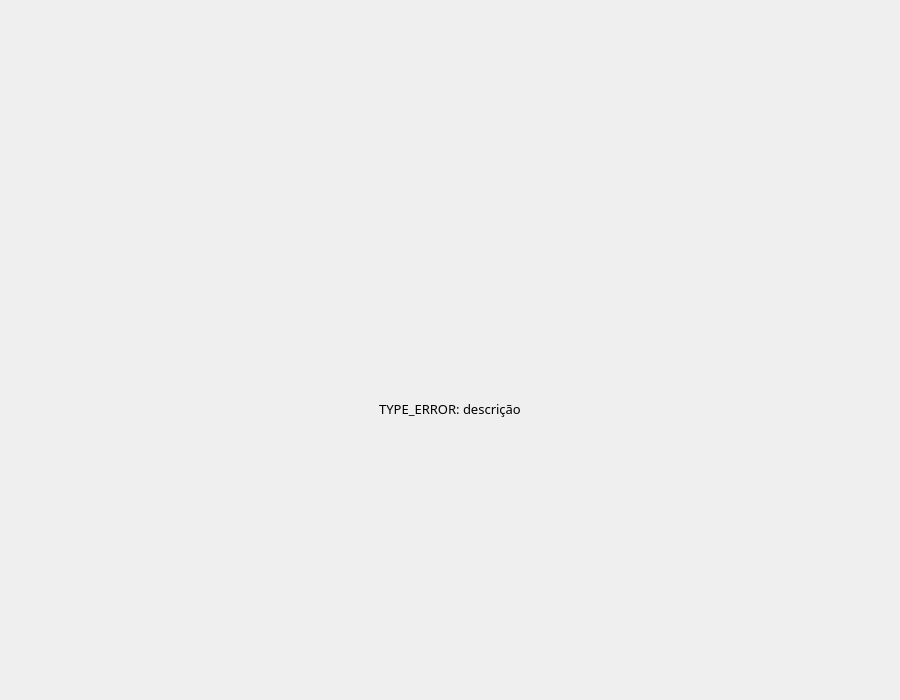
<?xml version="1.0" encoding="UTF-8"?>
<ui version="4.0">
 <class>Error</class>
 <widget class="QMainWindow" name="Error">
  <property name="geometry">
   <rect>
    <x>0</x>
    <y>0</y>
    <width>900</width>
    <height>700</height>
   </rect>
  </property>
  <property name="minimumSize">
   <size>
    <width>900</width>
    <height>700</height>
   </size>
  </property>
  <property name="windowTitle">
   <string>MainWindow</string>
  </property>
  <widget class="QWidget" name="centralwidget">
   <layout class="QVBoxLayout" name="verticalLayout">
    <property name="spacing">
     <number>0</number>
    </property>
    <property name="leftMargin">
     <number>0</number>
    </property>
    <property name="topMargin">
     <number>0</number>
    </property>
    <property name="rightMargin">
     <number>0</number>
    </property>
    <property name="bottomMargin">
     <number>0</number>
    </property>
    <item>
     <spacer name="verticalSpacer">
      <property name="orientation">
       <enum>Qt::Vertical</enum>
      </property>
      <property name="sizeHint" stdset="0">
       <size>
        <width>20</width>
        <height>40</height>
       </size>
      </property>
     </spacer>
    </item>
    <item>
     <widget class="QWidget" name="widget_3" native="true">
      <layout class="QHBoxLayout" name="horizontalLayout_2">
       <item>
        <widget class="QLabel" name="label">
         <property name="sizePolicy">
          <sizepolicy hsizetype="Preferred" vsizetype="Preferred">
           <horstretch>0</horstretch>
           <verstretch>0</verstretch>
          </sizepolicy>
         </property>
         <property name="minimumSize">
          <size>
           <width>100</width>
           <height>100</height>
          </size>
         </property>
         <property name="maximumSize">
          <size>
           <width>100</width>
           <height>100</height>
          </size>
         </property>
         <property name="text">
          <string/>
         </property>
         <property name="pixmap">
          <pixmap resource="../../../../git/Unit-controle-financeiro/resources/autoFiles/qrc.qrc">:/start/img/alerta.png</pixmap>
         </property>
         <property name="scaledContents">
          <bool>true</bool>
         </property>
        </widget>
       </item>
      </layout>
     </widget>
    </item>
    <item>
     <widget class="QLabel" name="msg">
      <property name="font">
       <font>
        <family>Bahnschrift</family>
        <pointsize>10</pointsize>
       </font>
      </property>
      <property name="text">
       <string>TYPE_ERROR: descrição</string>
      </property>
      <property name="alignment">
       <set>Qt::AlignCenter</set>
      </property>
     </widget>
    </item>
    <item>
     <spacer name="verticalSpacer_2">
      <property name="orientation">
       <enum>Qt::Vertical</enum>
      </property>
      <property name="sizeHint" stdset="0">
       <size>
        <width>20</width>
        <height>40</height>
       </size>
      </property>
     </spacer>
    </item>
   </layout>
  </widget>
 </widget>
 <resources>
  <include location="../../../../git/Unit-controle-financeiro/resources/qrc.qrc"/>
  <include location="../../../../git/Unit-controle-financeiro/resources/autoFiles/qrc.qrc"/>
 </resources>
 <connections/>
</ui>
